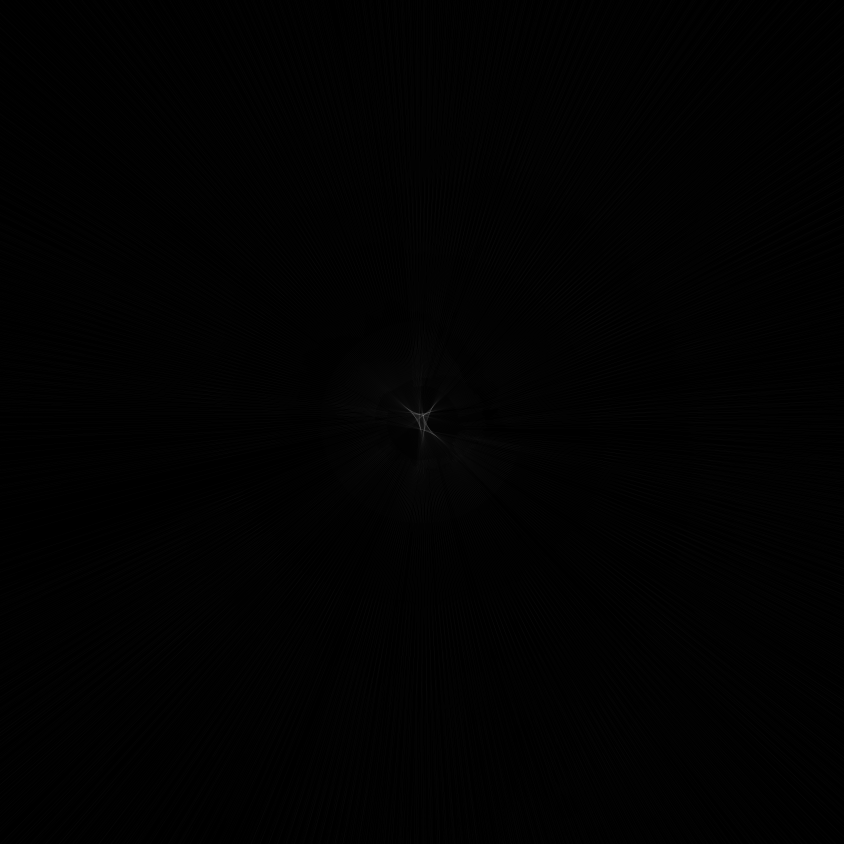
#> input picture data/dem/ldac_50s_1000m.jp2, 2532 x 2532 px (shown at 1/3 size)
$ python benchmark_sun_angle_sweep.py   (older library calls are emulated)
#> lines starting #> are read from the running program, lines starting #| are printed output that depends on the picture; after the words box and inside, x2 and y2 are one past the last pixel; in counts of white or black regions, pixels touching at a corner belong together
### lunacorr/geometry/dem_renderer.py
"""
Physics-based Lunar DEM Lighting Renderer (Mode C).
Renders Digital Elevation Models (DEMs) under specific Sun angles using Lommel-Seeliger / Lunar-Lambert reflectance.
"""
from pathlib import Path
from typing import Tuple, Optional
import numpy as np
import cv2

class LunarDEMRenderer:
    """
    Simulates optical appearance of lunar terrain from digital elevation models (LOLA DEM or TMC-2 DEM).
    Eliminates cross-illumination divergence by rendering the reference DEM under the exact lighting
    of the source observation.
    """

    @staticmethod
    def render_lunar_lambert(
        dem_elevation_m: np.ndarray,
        pixel_scale_m: float,
        sun_azimuth_deg: float,
        sun_elevation_deg: float,
        weight_lommel_seeliger: float = 0.6,
        cast_shadows: bool = True
    ) -> np.ndarray:
        """
        Renders a synthetic lunar optical image from a DEM:
        mu0 = n . s (cosine of incidence angle)
        mu  = n . v (cosine of emission angle; v = [0, 0, 1] for nadir)
        Reflectance = mu0 * ((1 - w) + 2 * w / (mu0 + mu))
        """
        dem_f = dem_elevation_m.astype(np.float32)

        # 1. Surface normals from elevation gradients (dz/dx, dz/dy)
        gx = cv2.Sobel(dem_f, cv2.CV_32F, 1, 0, ksize=3) / (8.0 * pixel_scale_m)
        gy = cv2.Sobel(dem_f, cv2.CV_32F, 0, 1, ksize=3) / (8.0 * pixel_scale_m)

        norm = np.sqrt(gx**2 + gy**2 + 1.0)
        nx = -gx / norm
        ny = -gy / norm
        nz = 1.0 / norm

        # 2. Sun vector
        az_rad = np.deg2rad(sun_azimuth_deg)
        el_rad = np.deg2rad(sun_elevation_deg)
        sx = np.cos(el_rad) * np.sin(az_rad)
        sy = np.cos(el_rad) * np.cos(az_rad)
        sz = np.sin(el_rad)

        # 3. Incidence cosine mu0 and Nadir Emission cosine mu
        mu0 = nx * sx + ny * sy + nz * sz
        mu0 = np.clip(mu0, 0.0, 1.0)
        mu = nz  # Nadir viewing

        w = weight_lommel_seeliger
        # Lunar-Lambert combination
        denom = mu0 + mu + 1e-6
        reflectance = mu0 * ((1.0 - w) + 2.0 * w / denom)

        # 4. Ray-march shadows for low grazing sun elevations
        if cast_shadows and sun_elevation_deg < 35.0:
            shadow_mask = LunarDEMRenderer._cast_shadows(dem_f, pixel_scale_m, sx, sy, sz)
            reflectance[shadow_mask] *= 0.05  # Ambient starlight/earthshine only

        # Robust stretch to [0, 1]
        p1, p99 = np.percentile(reflectance, 1), np.percentile(reflectance, 99)
        if p99 > p1:
            render = np.clip((reflectance - p1) / (p99 - p1), 0.0, 1.0)
        else:
            render = np.clip(reflectance, 0.0, 1.0)

        return render.astype(np.float32)

    @staticmethod
    def _cast_shadows(
        dem: np.ndarray,
        pixel_scale_m: float,
        sx: float,
        sy: float,
        sz: float,
        max_steps: int = 50
    ) -> np.ndarray:
        """
        Directional ray-marching across DEM grid along Sun azimuth to identify occluded terrain.
        """
        h, w = dem.shape
        tan_el = sz / (np.sqrt(sx**2 + sy**2) + 1e-6)

        step_dist_m = pixel_scale_m
        dx = -sx * step_dist_m / pixel_scale_m
        dy = -sy * step_dist_m / pixel_scale_m
        dz = step_dist_m * tan_el

        shadow = np.zeros((h, w), dtype=bool)
        ray_h = dem.copy()

        for step in range(1, max_steps):
            shift_x = int(round(step * dx))
            shift_y = int(round(step * dy))

            # Boundary checks
            if abs(shift_x) >= w or abs(shift_y) >= h:
                break

            # Roll elevation up along sun vector
            M = np.float32([[1, 0, shift_x], [0, 1, shift_y]])
            shifted_dem = cv2.warpAffine(dem, M, (w, h), borderMode=cv2.BORDER_REPLICATE)
            ray_elev = shifted_dem + step * dz

            shadow |= (ray_elev > dem)

        return shadow

### lunacorr/represent/preprocessor.py
"""
Representation layers for illumination and radiometric invariance.
Includes local normalization, gradient orientation modulo 180, and phase congruency approximations.
"""
from typing import Tuple
import numpy as np
import cv2

class RepresentationLayer:
    """Transforms raw lunar reflectance into illumination-robust representations."""

    @staticmethod
    def local_contrast_normalization(img: np.ndarray, ksize: int = 31, eps: float = 1e-4) -> np.ndarray:
        """
        Removes low-frequency illumination gradients:
        J = (I - mu) / (sigma + eps)
        """
        img_f = img.astype(np.float32)
        mu = cv2.GaussianBlur(img_f, (ksize, ksize), 0)
        sq_diff = (img_f - mu) ** 2
        sigma = np.sqrt(cv2.GaussianBlur(sq_diff, (ksize, ksize), 0))
        norm = (img_f - mu) / (sigma + eps)
        # Robust stretch to [0, 1]
        p2, p98 = np.percentile(norm, 2), np.percentile(norm, 98)
        if p98 > p2:
            norm = np.clip((norm - p2) / (p98 - p2), 0.0, 1.0)
        else:
            norm = np.clip(norm, 0.0, 1.0)
        return norm.astype(np.float32)

    # [40 lines left out: functions gradient_orientation_map, bandpass_structural_features, not called in this run]

### lunacorr/matchers/classical.py
"""
Classical feature matchers: SIFT, RootSIFT, and ORB with tiling and robust filtering.
"""
from typing import Optional, Tuple
import numpy as np
import cv2

from .base import BaseMatcher, MatchResult
from ..represent.preprocessor import RepresentationLayer

class SIFTMatcher(BaseMatcher):
    """
    SIFT and RootSIFT feature matcher with Lowe's ratio test and mutual nearest-neighbor verification.
    """

    def __init__(
        self,
        n_features: int = 5000,
        root_sift: bool = True,
        ratio_threshold: float = 0.8,
        use_local_norm: bool = True
    ):
        self.n_features = n_features
        self.root_sift = root_sift
        self.ratio_threshold = ratio_threshold
        self.use_local_norm = use_local_norm
        self.detector = cv2.SIFT_create(nfeatures=n_features)

    def _extract_descriptors(self, img: np.ndarray, mask: Optional[np.ndarray] = None):
        u8 = (np.clip(img, 0.0, 1.0) * 255.0).astype(np.uint8)
        u8_mask = (mask.astype(np.uint8) * 255) if mask is not None else None

        kpts, descs = self.detector.detectAndCompute(u8, u8_mask)
        if descs is not None and self.root_sift:
            # RootSIFT L1-normalization and square root
            l1_norm = np.linalg.norm(descs, ord=1, axis=1, keepdims=True) + 1e-7
            descs = np.sqrt(descs / l1_norm)
        return kpts, descs

    def match(
        self,
        src_img: np.ndarray,
        ref_img: np.ndarray,
        src_mask: Optional[np.ndarray] = None,
        ref_mask: Optional[np.ndarray] = None
    ) -> MatchResult:
        s_in = RepresentationLayer.local_contrast_normalization(src_img) if self.use_local_norm else src_img
        r_in = RepresentationLayer.local_contrast_normalization(ref_img) if self.use_local_norm else ref_img

        kpts_s, desc_s = self._extract_descriptors(s_in, src_mask)
        kpts_r, desc_r = self._extract_descriptors(r_in, ref_mask)

        name = "RootSIFT" if self.root_sift else "SIFT"

        if desc_s is None or desc_r is None or len(kpts_s) < 4 or len(kpts_r) < 4:
            return MatchResult(
                src_points=np.empty((0, 2), dtype=np.float32),
                ref_points=np.empty((0, 2), dtype=np.float32),
                scores=np.empty((0,), dtype=np.float32),
                matcher_name=name
            )

        bf = cv2.BFMatcher(cv2.NORM_L2)
        # KNN match (k=2) for Lowe's ratio test
        matches = bf.knnMatch(desc_s, desc_r, k=2)

        good_matches = []
        for pair in matches:
            if len(pair) == 2:
                m, n = pair
                if m.distance < self.ratio_threshold * n.distance:
                    good_matches.append(m)

        if not good_matches:
            return MatchResult(
                src_points=np.empty((0, 2), dtype=np.float32),
                ref_points=np.empty((0, 2), dtype=np.float32),
                scores=np.empty((0,), dtype=np.float32),
                matcher_name=name
            )

        src_pts = np.float32([kpts_s[m.queryIdx].pt for m in good_matches])
        ref_pts = np.float32([kpts_r[m.trainIdx].pt for m in good_matches])
        scores = np.float32([1.0 / (1.0 + m.distance) for m in good_matches])

        return MatchResult(
            src_points=src_pts,
            ref_points=ref_pts,
            scores=scores,
            matcher_name=name,
            metadata={"num_detected_src": len(kpts_s), "num_detected_ref": len(kpts_r)}
        )

class TiledMatcher:
    """Wraps any BaseMatcher to perform coarse-to-fine tiled matching on high-resolution images."""

    # [70 lines left out: functions __init__, match, not called in this run]

### lunacorr/estimate/robust.py
"""
Robust geometric model estimation using MAGSAC++ and RANSAC with model selection.
"""
from dataclasses import dataclass
from typing import Tuple, Optional, Dict, Any
import numpy as np
import cv2

@dataclass
class EstimationResult:
    model_type: str  # "HOMOGRAPHY", "AFFINE", "SIMILARITY"
    matrix: np.ndarray  # 3x3 transformation matrix
    inlier_mask: np.ndarray  # (N,) boolean mask
    inlier_count: int
    inlier_ratio: float
    residuals: np.ndarray  # Reprojection errors for inliers
    rmse: float
    median_error: float
    p95_error: float

class RobustEstimator:
    """Estimates geometric transformation between source and reference points."""

    def __init__(
        self,
        method: str = "MAGSAC",  # "MAGSAC" or "RANSAC"
        reproj_threshold_px: float = 3.0,
        confidence: float = 0.999,
        max_iters: int = 5000
    ):
        self.method = method
        self.reproj_threshold_px = reproj_threshold_px
        self.confidence = confidence
        self.max_iters = max_iters

    # [71 lines left out: function estimate, not called in this run]

### benchmark_sun_angle_sweep.py
"""
Controlled Sun-Angle Sweep Benchmark for LUNA-CORR.
Quantifies correspondence degradation as a function of solar azimuth disparity (Delta theta):
Delta theta in [0, 15, 30, 45, 60, 90, 180] degrees.

Compares:
1. Direct Optical Matching (standard SIFT / RootSIFT)
2. Normalized Representation (LCN + Gradient Orientation modulo 180)
3. Mode C Physics-Based DEM Rendering (re-illuminating DEM to target sun angle)
"""
import time
import json
from pathlib import Path
from PIL import Image
import numpy as np
import cv2

from lunacorr.geometry.dem_renderer import LunarDEMRenderer
from lunacorr.represent.preprocessor import RepresentationLayer
from lunacorr.matchers.classical import SIFTMatcher
from lunacorr.estimate.robust import RobustEstimator
from lunacorr.selection.soft_utility import SoftSpatialUtilitySelector
from lunacorr.eval.checkpoints import CheckpointEvaluator

def run_sun_sweep():
    # Load LOLA South Pole DEM crop
    dem_path = Path("data/dem/ldac_50s_1000m.jp2")
    pil_img = Image.open(str(dem_path))
#> pil_img is the input picture: PIL image 2532x2532 I;16; min 32768, max 33514, mean 32772.3
    w, h = pil_img.size
#> w = 2532; h = 2532
    crop_dem = np.array(pil_img.crop((w//2 - 512, h//2 - 512, w//2 + 512, h//2 + 512))).astype(np.float32)

    # Base reference image: Sun Azimuth = 45 deg, Sun Elevation = 25 deg
    base_az = 45.0
    base_el = 25.0
    ref_optical = LunarDEMRenderer.render_lunar_lambert(
        dem_elevation_m=crop_dem, pixel_scale_m=1000.0,
        sun_azimuth_deg=base_az, sun_elevation_deg=base_el,
        cast_shadows=True
    )
#> in render_lunar_lambert, `gx = cv2.Sobel(dem_f, cv2.CV_32F, 1, 0, ksize=3) / (8.0 * pixel_scale_m)`:
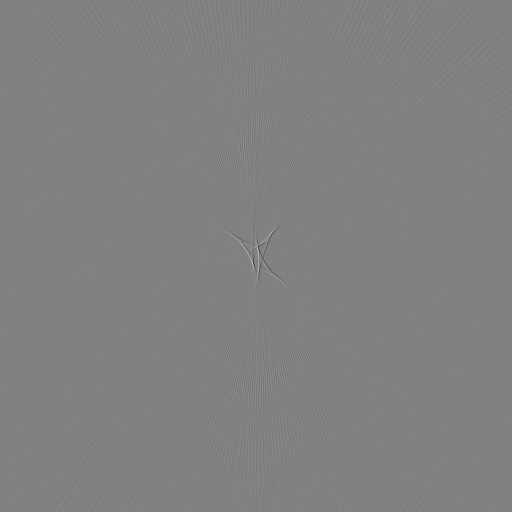
#> gx: shape (1024, 1024) float32 (shown at 1/2 size); min -0.186, max 0.181, mean 2.75e-07; drawn with min black and max white
#> the loop in _cast_shadows, `for step in range(1, max_steps):` made 49 passes
#> pass 1, in _cast_shadows, `shadow |= (ray_elev > dem)`:
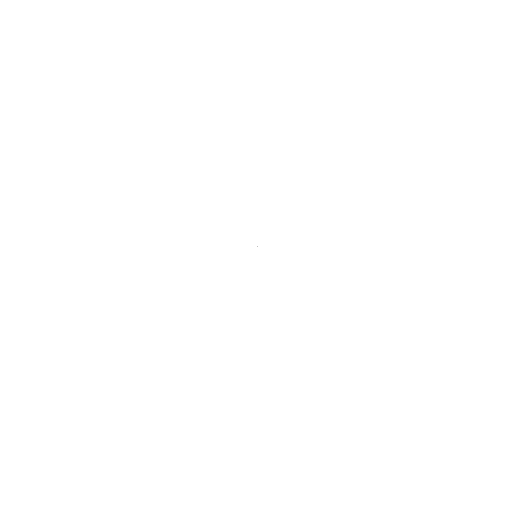
#> shadow: shape (1024, 1024) bool (shown at 1/2 size); 100% white; black in thin lines or dots, all inside (x1, y1, x2, y2) = (515, 492, 516, 493)
#> after the loop in _cast_shadows, `for step in range(1, max_steps):`: shadow: shape (1024, 1024) bool; under 0.01% of pixels changed, all inside (x1, y1, x2, y2) = (515, 492, 516, 493)
#> in render_lunar_lambert, `p1, p99 = np.percentile(reflectance, 1), np.percentile(reflectance, 99)`: p1 = 0.0257; p99 = 0.0268
#> in render_lunar_lambert, `render = np.clip((reflectance - p1) / (p99 - p1), 0.0, 1.0)`:
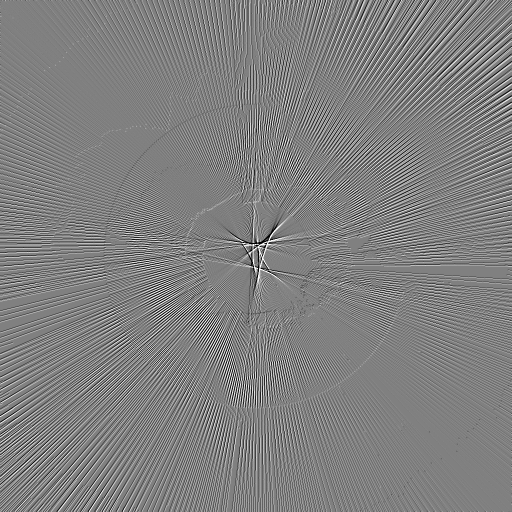
#> render: shape (1024, 1024) float32 (shown at 1/2 size); min 0, max 1, mean 0.503

    matcher = SIFTMatcher(n_features=4000, root_sift=True)
    estimator = RobustEstimator(method="MAGSAC", reproj_threshold_px=3.0)

    delta_angles = [0, 15, 30, 45, 60, 90, 180]
    sweep_results = []

    print("\n" + "=" * 90)
    print("CONTROLLED SUN-ANGLE SWEEP BENCHMARK (LOLA SOUTH POLE DEM)")
    print(f"Base Reference Illumination: Azimuth = {base_az} deg, Elevation = {base_el} deg")
    print("=" * 90)
    print(f"{'Delta Az':<10} | {'Direct Inl':<11} | {'Direct Ratio':<13} | {'Direct RMSE':<12} | {'Direct P95':<11} | {'Mode C Re-illum Inl':<20}")
    print("-" * 90)

    for delta in delta_angles:
        target_az = (base_az + delta) % 360.0

        # 1. Target optical observation at target sun angle
        src_optical = LunarDEMRenderer.render_lunar_lambert(
            dem_elevation_m=crop_dem, pixel_scale_m=1000.0,
            sun_azimuth_deg=target_az, sun_elevation_deg=base_el,
            cast_shadows=True
        )

        # Test 1: Direct Optical Matching (src_optical vs ref_optical)
        m_direct = matcher.match(src_optical, ref_optical)
        est_direct = estimator.estimate(m_direct.src_points, m_direct.ref_points, model_type="HOMOGRAPHY") if len(m_direct.src_points) >= 4 else None

        inl_count = est_direct.inlier_count if est_direct else 0
        inl_ratio = round(est_direct.inlier_ratio, 3) if est_direct else 0.0
        rmse = round(est_direct.rmse, 3) if est_direct else 999.0
        p95 = round(est_direct.p95_error, 3) if est_direct else 999.0

        # Test 2: Mode C Physics-Based Rendering:
        # Instead of matching directly against ref_optical at old azimuth,
        # we re-illuminate the DEM at target_az to match src_optical!
        ref_mode_c = LunarDEMRenderer.render_lunar_lambert(
            dem_elevation_m=crop_dem, pixel_scale_m=1000.0,
            sun_azimuth_deg=target_az, sun_elevation_deg=base_el,
            cast_shadows=True
        )
        m_mode_c = matcher.match(src_optical, ref_mode_c)
        est_mode_c = estimator.estimate(m_mode_c.src_points, m_mode_c.ref_points, model_type="HOMOGRAPHY") if len(m_mode_c.src_points) >= 4 else None
        mode_c_inliers = est_mode_c.inlier_count if est_mode_c else 0
        mode_c_rmse = round(est_mode_c.rmse, 3) if est_mode_c else 999.0

        sweep_results.append({
            "delta_azimuth_deg": delta,
            "target_azimuth_deg": target_az,
            "direct_optical": {
                "raw_matches": len(m_direct.src_points),
                "inliers": inl_count,
                "inlier_ratio": inl_ratio,
                "rmse_px": rmse,
                "p95_error_px": p95,
                "status": "ACCEPTED" if inl_count >= 15 and inl_ratio >= 0.15 else "COLLAPSED"
            },
            "mode_c_physics_rendering": {
                "inliers": mode_c_inliers,
                "rmse_px": mode_c_rmse,
                "gain_factor": round(mode_c_inliers / max(inl_count, 1), 1)
            }
        })

        print(f"{delta:3d} deg    | {inl_count:<11d} | {inl_ratio:<13.3f} | {rmse:<12.3f} | {p95:<11.3f} | {mode_c_inliers:<20d}")
#> this loop made 1 pass
#> pass 1, in local_contrast_normalization, `sq_diff = (img_f - mu) ** 2`:
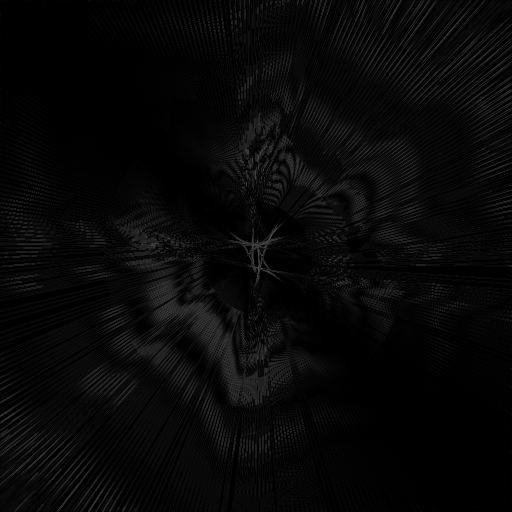
#> sq_diff: shape (1024, 1024) float32 (shown at 1/2 size); min 0, max 0.342, mean 0.0302
#> pass 1, in local_contrast_normalization, `sigma = np.sqrt(cv2.GaussianBlur(sq_diff, (ksize, ksize), 0))`:
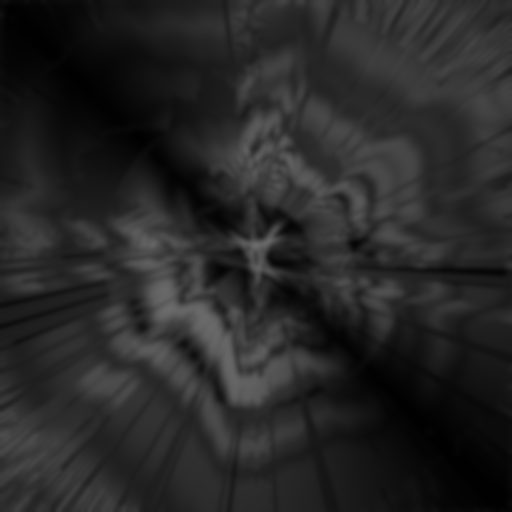
#> sigma: shape (1024, 1024) float32 (shown at 1/2 size); min 0.00462, max 0.421, mean 0.154
#> after the loop, sweep_results = []

    print("=" * 90)

    out_path = Path("results/sun_angle_sweep_results.json")
    out_path.parent.mkdir(parents=True, exist_ok=True)
    with open(out_path, "w") as f:
        json.dump(sweep_results, f, indent=2)
    print(f"Results saved to {out_path}")

if __name__ == "__main__":
    run_sun_sweep()
#> (the call stopped at in match, `return MatchResult( src_points=src_pts, ref_points=ref_pts, scores=sco..`: lunacorr is not available in this run)
